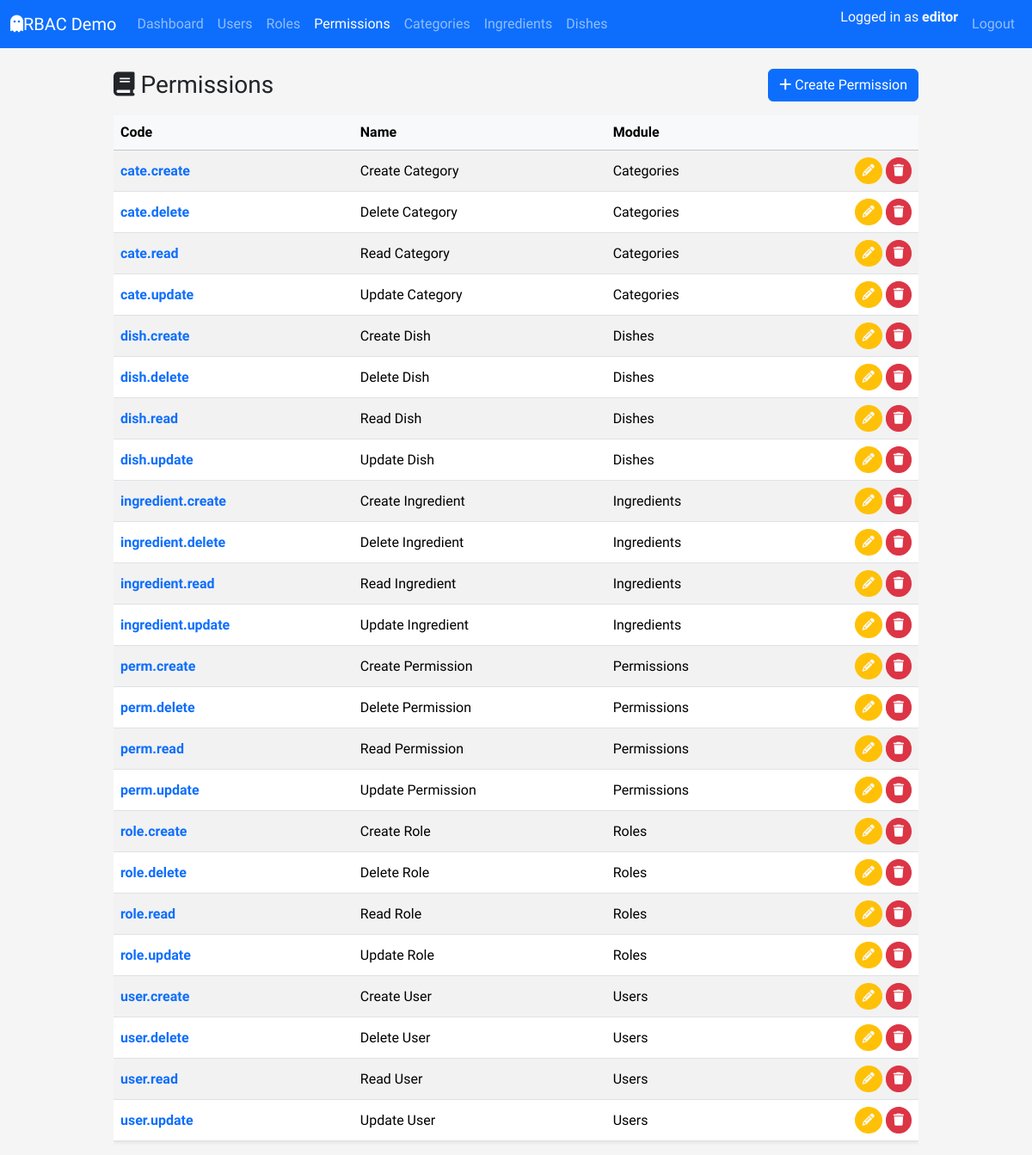
Screenshot of /permissions/ (signed in) with the database file from the repository.
### app/models/user.py (models this page shows, shortened)
class UserTable(UserMixin,db.Model):
    __tablename__ = "tbl_users"
    id = db.Column(db.Integer, primary_key=True)
    username = db.Column(db.String(80), unique=True, nullable=False)
    email = db.Column(db.String(120), unique=True, nullable=False)
    fullname = db.Column(db.String(120), nullable=False)
    is_active = db.Column(db.Boolean, default=True, nullable=False)
    password_hash = db.Column(db.String(255), nullable=False)
    created_at = db.Column(db.DateTime, default=datetime.utcnow, nullable=False)
    updated_at = db.Column(
        db.DateTime, default=datetime.utcnow, onupdate=datetime.utcnow, nullable=False
    )
    roles = db.relationship("RoleTable", secondary=tbl_user_roles, back_populates="users")
    def get_permission_codes(self) -> set[str]:
        return {perm.code for role in self.roles for perm in role.permissions}
    def has_permission(self, permission_code: str) -> bool:
        return permission_code in self.get_permission_codes()

### app/models/permission.py (models this page shows, shortened)
class PermissionTable(db.Model):
    __tablename__ = "tbl_permissions"
    id = db.Column(db.Integer, primary_key=True)
    code = db.Column(db.String(64), unique=True, nullable=False, index=True)
    name = db.Column(db.String(120), nullable=False)
    description = db.Column(db.String(255))
    module = db.Column(db.String(80), nullable=False, default="General")
    created_at = db.Column(db.DateTime, default=datetime.utcnow, nullable=False)
    updated_at = db.Column(db.DateTime, default=datetime.utcnow,onupdate=datetime.utcnow, nullable=False)
    roles = db.relationship("RoleTable", secondary=tbl_role_permissions, back_populates="permissions")

### app/routes/permission_route.py (the view)
@perm_bp.route('/')
@login_required
@permission_required(Perm.PERM_READ)
def index():
    permissions = PermissionService.get_all_permissions()
    return render_template("permissions/index.html", permissions=permissions)

### app/services/permission_service.py (called while the page is built)
    @staticmethod
    def get_all_permissions() -> List[PermissionTable]:
        return PermissionTable.query.order_by(PermissionTable.code.asc()).all()

### app/templates/permissions/index.html (shortened to what this page needs)
{% extends "layouts/base.html" %}  {% block content %}
<div class="d-flex justify-content-between align-items-center mb-3">
  <h1 class="h3 mb-0"><i class="fa-solid fa-book"></i> Permissions</h1>
  <a href="{{ url_for('tbl_perms.create') }}" class="btn btn-primary"
    ><i class="fa-solid fa-plus"></i> Create Permission</a
  >
</div>
{% if permissions %}
<div class="table-responsive">
  <table
    class="table table-striped  table-hover align-middle shadow-sm"
  >
    <thead class="table-light">
      <tr>
        <th>Code</th>
        <th>Name</th>
        <th>Module</th>
        <th></th>
      </tr>
    </thead>
    <tbody>
      {% for perm in permissions %}
      <tr>
        <td>
          <a
            href="{{ url_for('tbl_perms.detail', permission_id=perm.id) }}"
            class="text-decoration-none fw-semibold"
            >{{ perm.code }}</a
          >
        </td>
        <td>{{ perm.name }}</td>
        <td>{{ perm.module }}</td>
        <td class="text-end">
          <a
            href="{{ url_for('tbl_perms.edit', permission_id=perm.id) }}"
            class="btn btn-sm btn-warning rounded-circle text-light"
            title="Edit"
            ><i class="fa-solid fa-pencil"></i
          ></a>
          <a
            href="{{ url_for('tbl_perms.delete_confirm', permission_id=perm.id) }}"
            class="btn btn-sm btn-danger rounded-circle"
            title="Delete"
            ><i class="fa-solid fa-trash"></i
          ></a>
        </td>
      </tr>
      {% endfor %}
    </tbody>
  </table>
</div>
{% else %}
<div class="alert alert-info">
  No permission found.
  <a href="{{ url_for('tbl_perms.create') }}">Create the first permission</a>
</div>
{% endif %}
{% endblock %}

### app/templates/layouts/base.html (shortened to what this page needs)
<!doctype html>
<html lang="en">
  <head>
    <link
      href="https://cdn.jsdelivr.net/npm/bootstrap@5.3.8/dist/css/bootstrap.min.css"
      rel="stylesheet"
    />
    <link
      rel="stylesheet"
      href="{{ url_for('static', filename='css/style.css') }}"
    />
  </head>
  <body>
    <nav class="navbar navbar-expand-lg navbar-dark bg-primary mb-4">
      <div class="container-fluid">
        <a class="navbar-brand" href="#">
          <i class="fa-solid fa-ghost"></i>RBAC Demo
        </a>
        <div class="collapse navbar-collapse" id="navbarMain">
          <ul class="navbar-nav me-auto mb-2 mb-lg-0">
            <li class="nav-item">
              <a
                class="nav-link {% if request.blueprint == 'dashboard' %}active{% endif %}"
                href="{{ url_for('dashboard.index') }}"
                >Dashboard</a
              >
            </li>
            {% if current_user.is_authenticated and
            current_user.has_permission(perm.USER_READ) %}
            <li class="nav-item">
              <a
                class="nav-link {% if request.blueprint == 'tbl_users' %}active{% endif %}"
                href="{{ url_for('tbl_users.index') }}"
                >Users</a
              >
            </li>
            {% endif %}
            {% if current_user.is_authenticated and
            current_user.has_permission(perm.ROLE_READ) %}
            <li class="nav-item">
              <a
                class="nav-link {% if request.blueprint == 'tbl_roles' %}active{% endif %}"
                href="{{ url_for('tbl_roles.index') }}"
                >Roles</a
              >
            </li>
            {% endif %}
            {% if current_user.is_authenticated and
            current_user.has_permission(perm.PERM_READ) %}
            <li class="nav-item">
              <a
                class="nav-link {% if request.blueprint == 'tbl_perms' %}active{% endif %}"
                href="{{ url_for('tbl_perms.index') }}"
                >Permissions</a
              >
            </li>
            {% endif %}
            {% if current_user.is_authenticated and
            current_user.has_permission(perm.CATE_READ)%}
            <li class="nav-item">
              <a
                class="nav-link {% if request.blueprint == 'tbl_cate' %}active{% endif %}"
                href="{{ url_for('tbl_cate.index') }}"
                >Categories</a
              >
            </li>
            {% endif %}
            {% if current_user.is_authenticated %}
            <li class="nav-item">
              <a
                class="nav-link {% if request.blueprint == 'tbl_ingredient' %}active{% endif %}"
                href="{{ url_for('tbl_ingredient.index') }}"
                >Ingredients</a
              >
            </li>
            {% endif %}
            {% if current_user.is_authenticated %}
            <li class="nav-item">
              <a
                class="nav-link {% if request.blueprint == 'tbl_dish' %}active{% endif %}"
                href="{{ url_for('tbl_dish.index') }}"
                >Dishes</a
              >
            </li>
            {% endif %}
          </ul>
          <ul class="navbar-nav ms-auto mb-2 mb-lg-0">
            {% if current_user.is_authenticated %}
            <li class="nav-item">
              <span class="navbar-text me-2 text-light">
                Logged in as <strong>{{ current_user.username }}</strong>
              </span>
            </li>
            <li class="nav-item">
              <a href="{{ url_for('auth.logout') }}" class="nav-link">Logout</a>
            </li>
            {% else %}
            <li class="nav-item">
              <a href="{{ url_for('auth.login') }}" class="nav-link">Login</a>
            </li>
            {% endif %}
          </ul>
        </div>
      </div>
    </nav>
    <main class="container">
       {% block content %}{% endblock %}
    </main>
  </body>
</html>

### app/static/css/style.css (style rules this page uses)
body { background-color: #f5f5f5; }
main.container { max-width: 960px; }
.table td, .table th { vertical-align: middle; }
body { font-family: 'Kantumruy Pro', sans-serif; }
html, body, h1, h2, h3, h4, h5, h6, p, a, button, input, textarea, select { font-family: 'Kantumruy Pro', -apple-system, BlinkMacSystemFont, 'Segoe UI', Roboto, sans-serif; }
.khmer-text, .nav-link, .card-title, .card-text, .form-label, .form-control, .btn { font-family: 'Kantumruy Pro', sans-serif !important; }

### rows the page displays
UserTable: username "editor"
PermissionTable: code "cate.create", name "Create Category", module "Categories"
PermissionTable: code "cate.delete", name "Delete Category", module "Categories"
PermissionTable: code "cate.read", name "Read Category", module "Categories"
PermissionTable: code "cate.update", name "Update Category", module "Categories"
PermissionTable: code "dish.create", name "Create Dish", module "Dishes"
PermissionTable: code "dish.delete", name "Delete Dish", module "Dishes"
PermissionTable: code "dish.read", name "Read Dish", module "Dishes"
PermissionTable: code "dish.update", name "Update Dish", module "Dishes"
PermissionTable: code "ingredient.create", name "Create Ingredient", module "Ingredients"
PermissionTable: code "ingredient.delete", name "Delete Ingredient", module "Ingredients"
PermissionTable: code "ingredient.read", name "Read Ingredient", module "Ingredients"
PermissionTable: code "ingredient.update", name "Update Ingredient", module "Ingredients"
PermissionTable: code "perm.create", name "Create Permission", module "Permissions"
PermissionTable: code "perm.delete", name "Delete Permission", module "Permissions"
PermissionTable: code "perm.read", name "Read Permission", module "Permissions"
PermissionTable: code "perm.update", name "Update Permission", module "Permissions"
PermissionTable: code "role.create", name "Create Role", module "Roles"
PermissionTable: code "role.delete", name "Delete Role", module "Roles"
PermissionTable: code "role.read", name "Read Role", module "Roles"
PermissionTable: code "role.update", name "Update Role", module "Roles"
PermissionTable: code "user.create", name "Create User", module "Users"
PermissionTable: code "user.delete", name "Delete User", module "Users"
PermissionTable: code "user.read", name "Read User", module "Users"
PermissionTable: code "user.update", name "Update User", module "Users"
